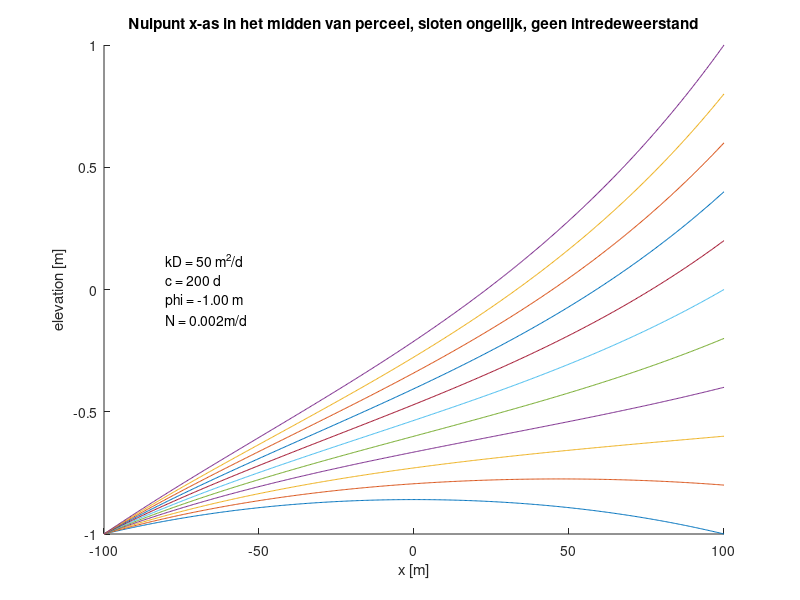

MATLAB code to generate this figure:
% GGOR report
% Nulpunt x-as in het midden van het perceel


L = 200; b = L/2;
kD =  50;
c  = 200;
lambda = sqrt(kD*c);

hL =  -1.0;
HR =   1.0;
phi = -1.0;

N  = 0.002;

x = -b:L/500:b;

xoL = x/lambda;
boL = b/lambda;

figure; set(gca,'nextplot','add');
xlabel('x [m]');
ylabel('elevation [m]');
title('Nulpunt x-as in het midden van perceel, sloten ongelijk, geen intredeweerstand')
for hR = hL:(HR-hL)/10:HR
    fprintf('hr = %g\n',hR);
    h = N*c + phi - (hL - hR)/2 * sinh(xoL)/sinh(boL) - (N*c+phi- (hL+hR)/2) * cosh(xoL)/cosh(boL);
    plot(x,h);
end

text(-0.8*b,0.5*(hL+hR),sprintf('kD = %.0f m^2/d\nc = %.0f d\nphi = %.2f m\nN = %.3fm/d',kD,c,phi,N));
